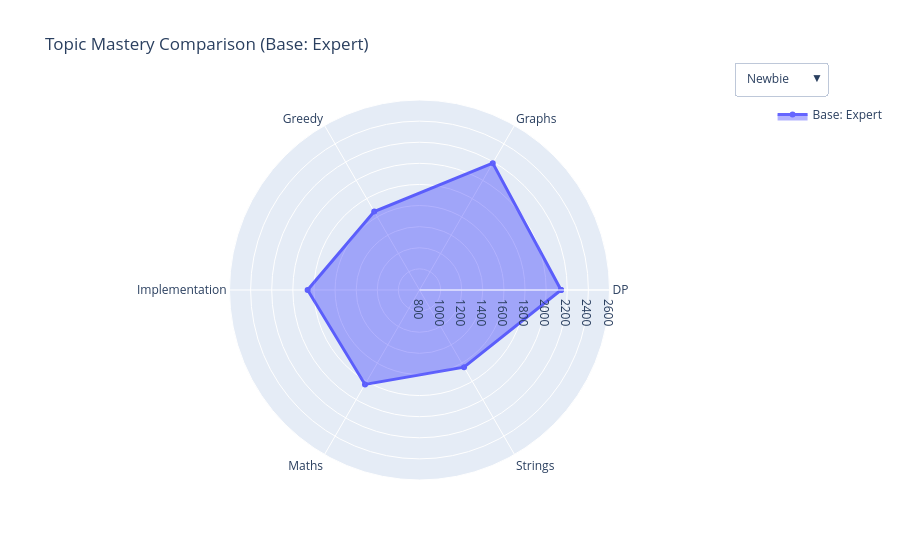

The notebook cell saved with this chart:
### Code cell
import plotly.graph_objects as go

categories = list(radar_df.columns)
categories_loop = categories + [categories[0]]

# 🔥 Choose base level
base_level = 'Expert'
base_values = radar_df.loc[base_level].values.tolist()
base_values += base_values[:1]

fig = go.Figure()

# 🔹 Base trace (always visible)
fig.add_trace(go.Scatterpolar(
    r=base_values,
    theta=categories_loop,
    fill='toself',
    name=f"Base: {base_level}",
    line=dict(color='blue', width=3),
    opacity=0.6
))

# 🔹 Add all other traces (initially hidden)
traces = []
buttons = []

for i, level in enumerate(radar_df.index):
    values = radar_df.loc[level].values.tolist()
    values += values[:1]
    
    visible = [True] + [False]*len(radar_df.index)  # base always visible
    
    # mark this trace visible when selected
    visible[i+1] = True
    
    trace = go.Scatterpolar(
        r=values,
        theta=categories_loop,
        fill='toself',
        name=str(level),
        visible=False,
        opacity=0.5
    )
    
    fig.add_trace(trace)
    
    buttons.append(dict(
        label=str(level),
        method="update",
        args=[{"visible": visible},
              {"title": f"Comparison: {base_level} vs {level}"}]
    ))

# 🔥 Add dropdown
fig.update_layout(
    updatemenus=[
        dict(
            buttons=buttons,
            direction="down",
            showactive=True,
            x=1.1,
            y=1.1
        )
    ]
)

# 🔥 Styling
fig.update_layout(
    title=f"Topic Mastery Comparison (Base: {base_level})",
    polar=dict(
        radialaxis=dict(
            visible=True,
            range=[800, 2600]
        )
    ),
    showlegend=True
)

fig.show()

### Figure 1 — Plotly figure (JSON) as saved in the notebook; plotly's stock layout.template omitted (floating-point values rounded to 4 significant figures)
{"data": [{"fill": "toself", "line": {"color": "blue", "width": 3}, "name": "Base: Expert", "opacity": 0.6, "r": [2141.0, 2188.0, 1658.0, 1860.0, 1833.0, 1644.0, 2141.0], "theta": ["DP", "Graphs", "Greedy", "Implementation", "Maths", "Strings", "DP"], "type": "scatterpolar"}, {"fill": "toself", "name": "Newbie", "opacity": 0.5, "r": [2000.0, 2061.0, 1606.0, 1702.0, 1746.0, 1716.0, 2000.0], "theta": ["DP", "Graphs", "Greedy", "Implementation", "Maths", "Strings", "DP"], "type": "scatterpolar", "visible": false}, {"fill": "toself", "name": "Pupil", "opacity": 0.5, "r": [2123.0, 2128.0, 1746.0, 1847.0, 1888.0, 1791.0, 2123.0], "theta": ["DP", "Graphs", "Greedy", "Implementation", "Maths", "Strings", "DP"], "type": "scatterpolar", "visible": false}, {"fill": "toself", "name": "Specialist", "opacity": 0.5, "r": [2016.0, 2135.0, 1658.0, 1785.0, 1785.0, 1620.0, 2016.0], "theta": ["DP", "Graphs", "Greedy", "Implementation", "Maths", "Strings", "DP"], "type": "scatterpolar", "visible": false}, {"fill": "toself", "name": "Expert", "opacity": 0.5, "r": [2141.0, 2188.0, 1658.0, 1860.0, 1833.0, 1644.0, 2141.0], "theta": ["DP", "Graphs", "Greedy", "Implementation", "Maths", "Strings", "DP"], "type": "scatterpolar", "visible": false}, {"fill": "toself", "name": "CM", "opacity": 0.5, "r": [2310.0, 2477.0, 1829.0, 2183.0, 2186.0, 1603.0, 2310.0], "theta": ["DP", "Graphs", "Greedy", "Implementation", "Maths", "Strings", "DP"], "type": "scatterpolar", "visible": false}, {"fill": "toself", "name": "Master", "opacity": 0.5, "r": [2217.0, 2280.0, 1744.0, 1926.0, 1980.0, 1700, 2217.0], "theta": ["DP", "Graphs", "Greedy", "Implementation", "Maths", "Strings", "DP"], "type": "scatterpolar", "visible": false}, {"fill": "toself", "name": "GM", "opacity": 0.5, "r": [0, 0, 0, 0, 0, 0, 0], "theta": ["DP", "Graphs", "Greedy", "Implementation", "Maths", "Strings", "DP"], "type": "scatterpolar", "visible": false}], "layout": {"polar": {"radialaxis": {"range": [800, 2600], "visible": true}}, "showlegend": true, "title": {"text": "Topic Mastery Comparison (Base: Expert)"}, "updatemenus": [{"buttons": [{"args": [{"visible": [true, true, false, false, false, false, false, false]}, {"title": "Comparison: Expert vs Newbie"}], "label": "Newbie", "method": "update"}, {"args": [{"visible": [true, false, true, false, false, false, false, false]}, {"title": "Comparison: Expert vs Pupil"}], "label": "Pupil", "method": "update"}, {"args": [{"visible": [true, false, false, true, false, false, false, false]}, {"title": "Comparison: Expert vs Specialist"}], "label": "Specialist", "method": "update"}, {"args": [{"visible": [true, false, false, false, true, false, false, false]}, {"title": "Comparison: Expert vs Expert"}], "label": "Expert", "method": "update"}, {"args": [{"visible": [true, false, false, false, false, true, false, false]}, {"title": "Comparison: Expert vs CM"}], "label": "CM", "method": "update"}, {"args": [{"visible": [true, false, false, false, false, false, true, false]}, {"title": "Comparison: Expert vs Master"}], "label": "Master", "method": "update"}, {"args": [{"visible": [true, false, false, false, false, false, false, true]}, {"title": "Comparison: Expert vs GM"}], "label": "GM", "method": "update"}], "direction": "down", "showactive": true, "x": 1.1, "y": 1.1}]}}
